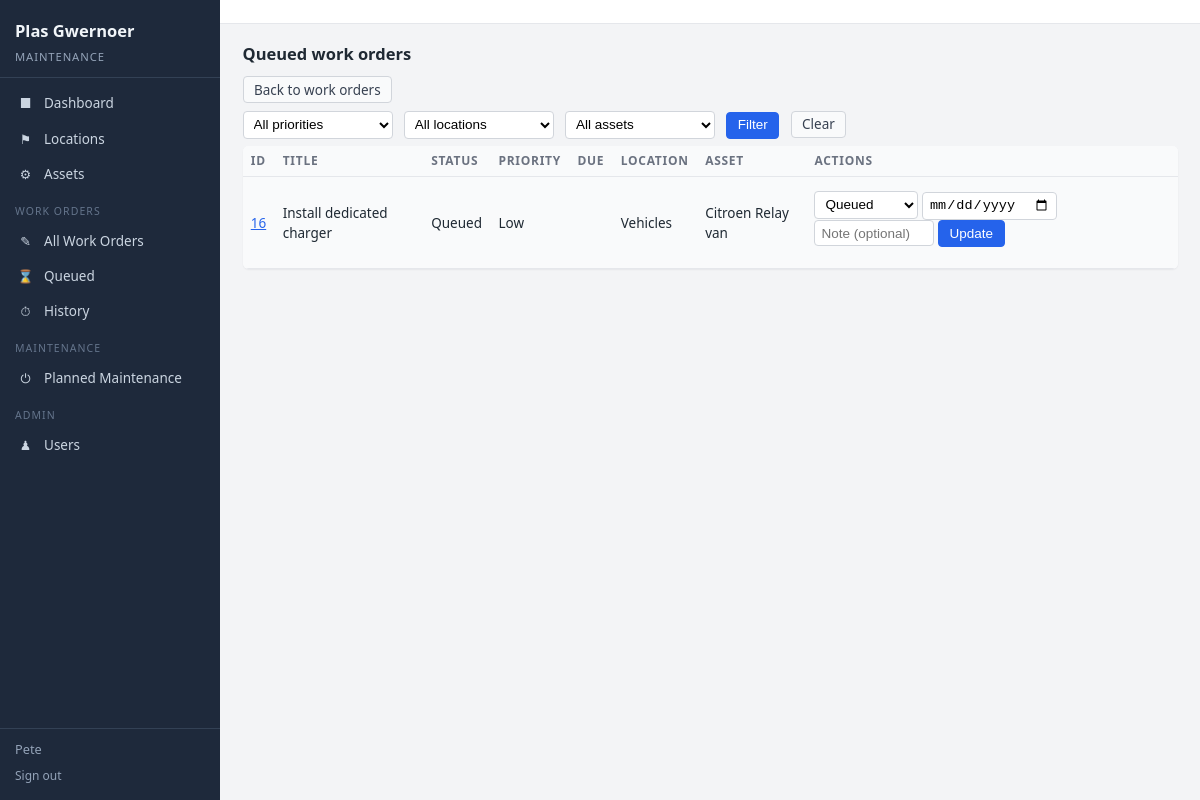
/work_orders/queued (signed in), run on the app's committed database.
### tables this page shows
CREATE TABLE work_orders (
    id                  INTEGER PRIMARY KEY AUTOINCREMENT,
    asset_id            INTEGER REFERENCES assets(id) ON DELETE SET NULL,
    location_id         INTEGER REFERENCES locations(id) ON DELETE SET NULL,
    title               TEXT NOT NULL,
    description         TEXT,
    status              TEXT NOT NULL DEFAULT 'Open',  -- Open / In Progress / Done / Cancelled
    priority            TEXT NOT NULL DEFAULT 'Normal', -- Low / Normal / High / Urgent
    source              TEXT,           -- Manual, Auto from PM, Inspection, etc.
    created_at          TEXT NOT NULL DEFAULT (datetime('now')),
    due_date            TEXT,           -- ISO date
    completed_at        TEXT,
    closed_notes        TEXT
);

CREATE TABLE locations (
    id              INTEGER PRIMARY KEY AUTOINCREMENT,
    name            TEXT NOT NULL UNIQUE,
    parent_id       INTEGER REFERENCES locations(id) ON DELETE SET NULL,
    description     TEXT,
    created_at      TEXT NOT NULL DEFAULT (datetime('now')),
    active          INTEGER NOT NULL DEFAULT 1
);

CREATE TABLE assets (
    id                  INTEGER PRIMARY KEY AUTOINCREMENT,
    name                TEXT NOT NULL,
    location_id         INTEGER NOT NULL REFERENCES locations(id) ON DELETE CASCADE,
    category            TEXT,          -- e.g. Heating, Plumbing, Vehicle, Structure
    type                TEXT,          -- freeform subtype if needed
    manufacturer        TEXT,
    model               TEXT,
    serial_number       TEXT,
    purchase_date       TEXT,          -- ISO date
    warranty_end_date   TEXT,          -- ISO date
    status              TEXT NOT NULL DEFAULT 'Running', -- Running / Needs Maintenance / Out of Service
    notes               TEXT,
    created_at          TEXT NOT NULL DEFAULT (datetime('now'))
, cost REAL, vendor TEXT);

### saved/cmms_ui.py (the view)
@app.get("/work_orders/queued")
async def list_queued_work_orders(
    request: Request,
    sort: str = Query("priority"),
    direction: str = Query("desc"),
    priority: Optional[str] = Query(None),
    location: Optional[str] = Query(None),
    asset: Optional[str] = Query(None),
    db: sqlite3.Connection = Depends(get_db),
):
    sortable_columns = {
        "id": "work_order_id",
        "title": "title",
        "status": "status",
        "priority": "priority",
        "due_date": "due_date",
        "location": "location_name",
        "asset": "asset_name",
    }
    sort_col = sortable_columns.get(sort, "priority")
    dir_sql = "DESC" if direction.lower() == "desc" else "ASC"
    where_clauses = []
    params = []
    if priority:
        where_clauses.append("priority = ?")
        params.append(priority)
    if location:
        where_clauses.append("location_name = ?")
        params.append(location)
    if asset:
        where_clauses.append("asset_name = ?")
        params.append(asset)
    extra_where = (" AND " + " AND ".join(where_clauses)) if where_clauses else ""
    queued_wos = dicts(
        db.execute(
            f"""
            SELECT * FROM v_queued_work_orders
            WHERE 1=1 {extra_where}
            ORDER BY
              CASE
                WHEN ? = 'priority' THEN
                  CASE priority
                    WHEN 'Urgent' THEN 3
                    WHEN 'High'   THEN 2
                    WHEN 'Normal' THEN 1
                    WHEN 'Low'    THEN 0
                    ELSE -1
                  END
                ELSE 0
              END {dir_sql},
              CASE WHEN due_date IS NULL THEN 1 ELSE 0 END,
              {sort_col} {dir_sql}
            """,
            params + ["priority" if sort_col == "priority" else ""],
        )
    )
    q_priorities_list = ["Low", "Normal", "High", "Urgent"]
    q_locations_list = sorted(
        {
            r["location_name"]
            for r in db.execute(
                "SELECT DISTINCT location_name FROM v_queued_work_orders WHERE location_name IS NOT NULL AND location_name != ''"
            )
        }
    )
    q_assets_list = sorted(
        {
            r["asset_name"]
            for r in db.execute(
                "SELECT DISTINCT asset_name FROM v_queued_work_orders WHERE asset_name IS NOT NULL AND asset_name != ''"
            )
        }
    )
    return templates.TemplateResponse(
        "work_orders_queued.html",
        {
            "request": request,
            "queued_wos": queued_wos,
            "sort": sort,
            "direction": direction,
            "q_priorities_list": q_priorities_list,
            "q_locations_list": q_locations_list,
            "q_assets_list": q_assets_list,
            "f_priority": priority or "",
            "f_location": location or "",
            "f_asset": asset or "",
        },
    )

### templates/work_orders_queued.html (shortened to what this page needs)
{% extends "base.html" %}
{% block content %}
<h2>Queued work orders</h2>
<p>
  <a class="btn secondary" href="/work_orders">Back to work orders</a>
</p>
<form method="get" class="form-row" style="flex-wrap: wrap; margin-bottom: 0.5rem;">
  <select name="priority">
    <option value="">All priorities</option>
  </select>
  <select name="location">
    <option value="">All locations</option>
  </select>
  <select name="asset">
    <option value="">All assets</option>
  </select>
  <button class="btn" type="submit">Filter</button>
  <a class="btn secondary" href="/work_orders/queued">Clear</a>
</form>
{% if queued_wos %}
  <table>
    <tr>
      <th><a href="?sort=id&direction={{ 'asc' if sort != 'id' or direction == 'desc' else 'desc' }}&priority={{ f_priority }}&location={{ f_location }}&asset={{ f_asset }}">ID</a></th>
      <th><a href="?sort=title&direction={{ 'asc' if sort != 'title' or direction == 'desc' else 'desc' }}&priority={{ f_priority }}&location={{ f_location }}&asset={{ f_asset }}">Title</a></th>
      <th>Status</th>
      <th><a href="?sort=priority&direction={{ 'asc' if sort != 'priority' or direction == 'desc' else 'desc' }}&priority={{ f_priority }}&location={{ f_location }}&asset={{ f_asset }}">Priority</a></th>
      <th><a href="?sort=due_date&direction={{ 'asc' if sort != 'due_date' or direction == 'desc' else 'desc' }}&priority={{ f_priority }}&location={{ f_location }}&asset={{ f_asset }}">Due</a></th>
      <th><a href="?sort=location&direction={{ 'asc' if sort != 'location' or direction == 'desc' else 'desc' }}&priority={{ f_priority }}&location={{ f_location }}&asset={{ f_asset }}">Location</a></th>
      <th><a href="?sort=asset&direction={{ 'asc' if sort != 'asset' or direction == 'desc' else 'desc' }}&priority={{ f_priority }}&location={{ f_location }}&asset={{ f_asset }}">Asset</a></th>
      <th>Actions</th>
    </tr>
    {% for wo in queued_wos %}
      <tr>
        <td><a href="/work_orders/{{ wo.work_order_id }}/edit">{{ wo.work_order_id }}</a></td>
        <td>{{ wo.title }}</td>
        <td>{{ wo.status }}</td>
        <td>
          {% if wo.priority == "High" %}
            <span class="badge high">High</span>
          {% elif wo.priority == "Urgent" %}
            <span class="badge urgent">Urgent</span>
          {% else %}
            {{ wo.priority }}
          {% endif %}
        </td>
        <td>{{ wo.due_date or "" }}</td>
        <td>{{ wo.location_name or "" }}</td>
        <td>{{ wo.asset_name or "" }}</td>
        <td>
          <form method="post" action="/work_orders/{{ wo.work_order_id }}/status">
            <select name="new_status">
              <option value="Queued" {% if wo.status == "Queued" %}selected{% endif %}>Queued</option>
            </select>
            <input type="date" name="due_date" value="{{ wo.due_date or '' }}" style="width: 9rem;">
            <input type="text" name="note" placeholder="Note (optional)" style="width: 8rem;">
            <button class="btn" type="submit">Update</button>
          </form>
        </td>
      </tr>
    {% endfor %}
  </table>
{% else %}
  <p>No queued work orders match the current filters.</p>
{% endif %}
{% endblock %}

### static/style.css (style rules this page uses)
* { margin: 0; padding: 0; box-sizing: border-box; }
html, body { height: 100%; font-family: system-ui, -apple-system, BlinkMacSystemFont, "Segoe UI", sans-serif; font-size: 15px; line-height: 1.5; color: #1f2933; background-color: #f3f4f6; }
h2 { margin: 0 0 0.6rem; font-size: 1.1rem; font-weight: 600; }
p { margin: 0 0 0.5rem; }
a { color: #2563eb; }
table { border-collapse: collapse; width: 100%; margin: 0.5rem 0 1rem; background-color: #ffffff; border-radius: 6px; overflow: hidden; box-shadow: 0 1px 2px rgba(15, 23, 42, 0.06); }
th, td { border-bottom: 1px solid #e5e7eb; padding: 0.4rem 0.55rem; font-size: 0.9rem; }
th { background: #f9fafb; text-align: left; font-weight: 600; font-size: 0.8rem; text-transform: uppercase; letter-spacing: 0.06em; color: #6b7280; }
th a { color: #6b7280; text-decoration: none; }
tr:nth-child(even) td { background-color: #f9fafb; }
form { margin: 0.5rem 0 1rem; }
input[type=text], input[type=date], input[type=password], select, textarea { padding: 0.3rem 0.4rem; font-size: 0.9rem; border-radius: 4px; border: 1px solid #d1d5db; box-sizing: border-box; background-color: #ffffff; transition: border-color 0.12s ease, box-shadow 0.12s ease; }
.form-row { display: flex; align-items: baseline; gap: 0.75rem; margin-bottom: 0.6rem; }
.form-row input, .form-row select { flex: 1; max-width: 20rem; }
form.form-row select { flex: 0 1 auto; min-width: 10rem; }
.btn, button { display: inline-block; padding: 0.3rem 0.7rem; border-radius: 4px; border: 1px solid #2563eb; background: #2563eb; color: #ffffff; font-size: 0.9rem; cursor: pointer; text-decoration: none; line-height: 1.2; }
.btn.secondary { background: #f9fafb; color: #374151; border-color: #d1d5db; }

### data on the page
work_orders: work_order_id "16", title "Install dedicated charger", status "Queued", priority "Low", name "Vehicles", name "Citroen Relay van", new_status "Queued"

### other printed values
{{ request.session.get('display_name', '') }} "Pete"
